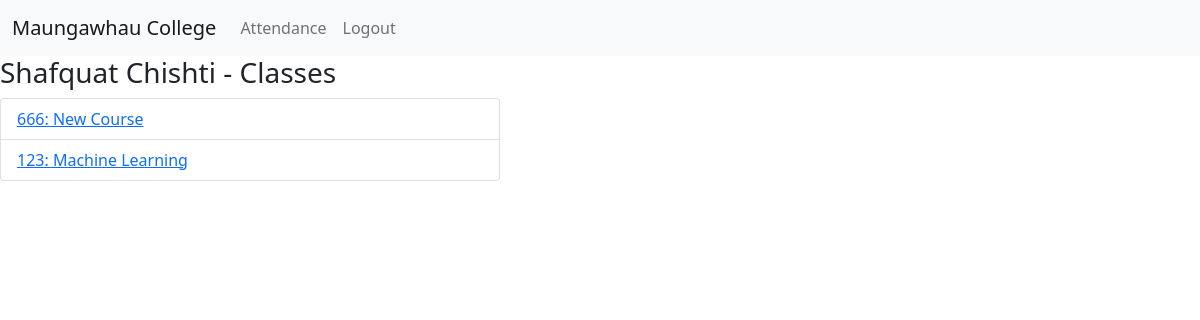
/student_attendance (signed in), run on the app's committed database.
### attendance/models.py (models this page shows, shortened)
class Student(models.Model):
    student_id = models.AutoField(validators=[MinValueValidator(1000000), MaxValueValidator(20000000)],
                                  primary_key=True)
    dob = models.DateField(blank=True, null=True)
    user = models.OneToOneField(User, on_delete=models.CASCADE)
    def __str__(self):
        return self.user.first_name + " " + self.user.last_name

class Class(models.Model):
    number = models.CharField(max_length=6)
    course = models.ForeignKey(Course, on_delete=models.CASCADE)
    semester = models.ForeignKey(Semester, on_delete=models.CASCADE)
    lecturer = models.ForeignKey(Lecturer, on_delete=models.SET_NULL, blank=True, null=True)
    students = models.ManyToManyField(Student, blank=True, null=True, related_name="enrolled_student")
    def __str__(self):
        return self.number +": "+self.course.__str__()

class Course(models.Model):
    code = models.CharField(max_length=9)
    name = models.CharField(max_length=50)
    def __str__(self):
        return self.name

### attendance/views.py (the view)
# urls.py: path("student_attendance", studentAttendance, name="student-attendance"),
def studentAttendance(request):
    student_id = request.user.student.student_id
    student = get_object_or_404(Student, student_id=student_id)
    studentclasses = Class.objects.filter(students=student_id)
    attendedclasses = CollegeDay.objects.all
    return render(request, "student/student-attendance.html", {
        "current_student": student,
        "student_classes": studentclasses,
        "attended_classes": attendedclasses
    })

### attendance/templates/student/student-attendance.html
{% extends 'base.html' %}
{% block content %}
    {% if user.is_authenticated and user.groups.all.0.name == "Student" %}
        <h3> {{ current_student }} - Classes</h3>
        <ul class="list-group">
            {% for class in student_classes %}
                <li class="list-group-item" style="width: 500px">
                    <a href="{% url 'student-attendance-detail' class.id %}">{{ class }}</a>
                </li>
            {% endfor %}
        </ul>
    {% else %}
        <H1>YOU DONT HAVE ACCESS</H1>
    {% endif %}
{% endblock %}

### attendance/templates/base.html (shortened to what this page needs)
<!doctype html>
<html lang="en">
<head>
    <link href="https://cdn.jsdelivr.net/npm/bootstrap@5.1.3/dist/css/bootstrap.min.css" rel="stylesheet"
>
</head>
<body>
<nav class=" navbar navbar-expand-lg navbar-light bg-light">
    <div class="container-fluid">
        <a class="navbar-brand" href="#">Maungawhau College </a>
        <div class="collapse navbar-collapse" id="navbarSupportedContent">
            <ul class="navbar-nav me-auto mb-2 mb-lg-0">
                {% for group in user.groups.all %}
                    {% if group.name == "Student" %}
                        <li class="nav-item">
                            <a class="nav-link" href="{% url "student-attendance" %}">Attendance</a>
                        </li>
                    {% elif group.name == "Lecturer" %}
                        <li class="nav-item">
                            <a class="nav-link" href="{% url "class-list" %}">Classes</a>
                        </li>
                    {% endif %}
                {% endfor %}
                <li class="nav-item">
                    {% if user.is_authenticated %}
                        <a class="nav-link" href="{% url "logout" %}">Logout</a>
                    {% else %}
                        <a class="nav-link" href="{% url "login" %}">Login</a>
                    {% endif %}
                </li>
            </ul>
        </div>
    </div>
</nav>
{% block content %}
{% endblock %}
</body>
</html>

### data on the page
Student: user.last_name "Shafquat Chishti"
Class: number+course "666: New Course"
Class: number+course "123: Machine Learning"
